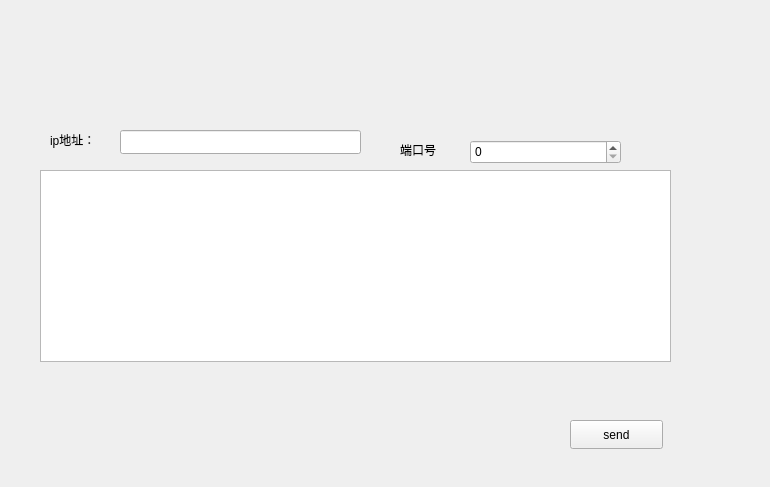
<?xml version="1.0" encoding="UTF-8"?>
<ui version="4.0">
 <class>Widget</class>
 <widget class="QWidget" name="Widget">
  <property name="geometry">
   <rect>
    <x>0</x>
    <y>0</y>
    <width>770</width>
    <height>487</height>
   </rect>
  </property>
  <property name="windowTitle">
   <string>Widget</string>
  </property>
  <widget class="QLabel" name="label">
   <property name="geometry">
    <rect>
     <x>400</x>
     <y>140</y>
     <width>69</width>
     <height>20</height>
    </rect>
   </property>
   <property name="text">
    <string>端口号</string>
   </property>
  </widget>
  <widget class="QSpinBox" name="spinBox">
   <property name="geometry">
    <rect>
     <x>470</x>
     <y>140</y>
     <width>151</width>
     <height>24</height>
    </rect>
   </property>
  </widget>
  <widget class="QPushButton" name="pushButton_send">
   <property name="geometry">
    <rect>
     <x>570</x>
     <y>420</y>
     <width>93</width>
     <height>29</height>
    </rect>
   </property>
   <property name="text">
    <string>send</string>
   </property>
  </widget>
  <widget class="QLineEdit" name="lineEdit">
   <property name="geometry">
    <rect>
     <x>120</x>
     <y>130</y>
     <width>241</width>
     <height>24</height>
    </rect>
   </property>
  </widget>
  <widget class="QTextBrowser" name="textBrowser">
   <property name="geometry">
    <rect>
     <x>40</x>
     <y>170</y>
     <width>631</width>
     <height>192</height>
    </rect>
   </property>
  </widget>
  <widget class="QLabel" name="label_ip">
   <property name="geometry">
    <rect>
     <x>50</x>
     <y>130</y>
     <width>69</width>
     <height>20</height>
    </rect>
   </property>
   <property name="text">
    <string>ip地址：</string>
   </property>
  </widget>
 </widget>
 <resources/>
 <connections/>
</ui>
